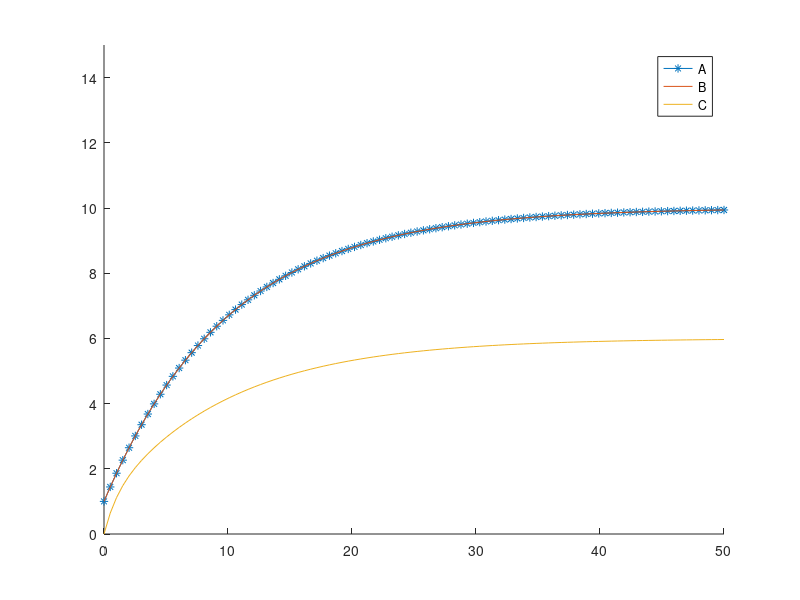

This figure's MATLAB source: (Note: this script raises an error after producing the figure.)
%% general exact soln
gen_exact_soln = @(x0,t,M,b)expm(t*M)*(x0+M\b) - M\b;
%% a bit testing
% a0, a1, b0, b1, b2, c0, c1, c2, c3
% these 2 parameter sets should be indistinguishable given solutions
params1 = [1, 0.1, ...
          1, 0.4, 0.5, ...
          1, 0.5, 0.0, 1];
params2 = [1, 0.1, ...
          1, 0.4, 0.5, ...
          1, 0.0, 0.5, 1];
params3 = [1, 0.1, ...
          1, 0.4, 0.5, ...
          1, 0.25, 0.25, 1];
% params1 = [ 1, 0.1, ...
%           0.1, 0.1, 0.11, ...
%             0, 0.5, 0.0, 1];
% params2 = [ 1, 0.1, ...
%           0.1, 0.1, 0.11, ...
%             0, 0.0, 0.5, 1];
% params3 = [ 1, 0.1, ...
%           0.1, 0.1, 0.11, ...
%             0, 0.25, 0.25, 1];
params=params3;
M = [-params(2), 0, 0;
     params(4), -params(5), 0;
     params(7), params(8), -params(9)];
b=[params(1);
   params(3);
   params(6)];
%x0=[1;0.0;0];
x0=[1;1;0];
T=50;
ode=@(t,x)M*x+b;

[t,X] = ode45(ode,[0,T],x0);

% figure;
% hold on;
% plot(t,X(:,1));
% plot(t,X(:,2));
% plot(t,X(:,3));
% ylim([0,15]);
% legend('A','B','C');

tt=linspace(0,T,100);
exact_solnf=@(t)gen_exact_soln(x0,t,M,b);
exact_soln=arrayfun(exact_solnf,tt,'UniformOutput',false);
exact_soln=cell2mat(exact_soln);
figure;
hold on;
plot(tt,exact_soln(1,:),'-*');
plot(tt,exact_soln(2,:));
plot(tt,exact_soln(3,:));
ylim([0,15]);
legend('A','B','C');
%% generate data
% params = [1.0, 0.10, ...
%           0.1, 0.20, 0.21, ...
%           0.0, 0.25, 0.25, 1.00];
params = [1.0, 0.10, ...
          1.0, 0.40, 0.50, ...
          0.0, 0.25, 0.25, 1.00];
M = [-params(2), 0, 0;
     params(4), -params(5), 0;
     params(7), params(8), -params(9)];
b=[params(1);
   params(3);
   params(6)];
param_names = {'a_0','a_1','b_0','b_1','b_2','c_0','c_1','c_2','c_3'};
x0=[3;3.0;0];
T=50;
nt=100;
tt=linspace(0,T,nt);
numeric_params=[T,nt];
% exact_solnf=@(t)gen_exact_soln(x0,t,M,b);
% exact_soln=arrayfun(exact_solnf,tt,'UniformOutput',false);
% exact_soln=cell2mat(exact_soln);
exact_soln=threethings_solnf(params,numeric_params,x0);
clean_data=exact_soln;

sigma=0.1;
noisy_data=clean_data+randn(size(clean_data))*sigma;

figure;
hold on;
plot(tt,noisy_data(1,:));
plot(tt,noisy_data(2,:));
plot(tt,noisy_data(3,:));
ylim([0,15]);
legend('A','B','C');

%% MLE

sq_err=@(x) sum((threethings_solnf(x,numeric_params,x0)-noisy_data).^2,'all');
initial=params;
options=optimoptions('fmincon','Algorithm','interior-point');
options.Display='iter';
options.Diagnostics='on';
options.MaxFunctionEvaluations=6000;
options.ScaleProblem=true;
problem.objective=sq_err;
problem.x0=initial;
problem.solver='fmincon';
problem.lb=zeros(size(params));
problem.ub=10*ones(size(params));
problem.options=options;
[mle,min_sq_err,~,~,~,~,~] = fmincon(problem);

disp(mle);
mle_soln=threethings_solnf(mle,numeric_params,x0);
figure;
hold on;
plot(tt,mle_soln(1,:));
plot(tt,mle_soln(2,:));
plot(tt,mle_soln(3,:));
ylim([0,15]);
legend('A','B','C');

%% MLE using the new general function

fixed=[1,1,1,1,1,0,0,0,0];
%lb_opt=zeros(size(params));
lb_opt=-10*ones(size(params));
ub_opt=10*ones(size(params));
opt.lb=lb_opt;
opt.ub=ub_opt;
opt.logging=true;
fixed_param_val=params;
[mle,mle_sigma,max_l]=optimize_likelihood_general(@threethings_sq_err,params,fixed,noisy_data,numeric_params,x0,opt);

optimal_param_vals=fixed_param_val';
optimal_param_vals(fixed==0)=mle;

disp(optimal_param_vals);
mle_soln=threethings_solnf(optimal_param_vals,numeric_params,x0);
figure;
hold on;
plot(tt,mle_soln(1,:));
plot(tt,mle_soln(2,:));
plot(tt,mle_soln(3,:));
ylim([0,15]);
legend('A','B','C');

%% profile likelihood for the c parameters

%fixed=[1,1,1,1,1,0,0,0,0];
num_free_params=sum(1-fixed);
true_params=params;
fixed_param_val= [1.00, 0.10, 0.10, 0.40, 0.50,  0.00,  0.25,  0.25, 1.00];
lb=              [0.00, 0.00, 0.10, 0.00, 0.00, -0.80, -1.50, -1.50, 0.50];
ub=              [2.00, 2.00, 2.00, 2.00, 2.00,  0.80,  1.50,  1.50, 1.50];
% diagonal params (2, 5, 9) must be nonzero
scaling = ones(size(fixed_param_val));
%opt.logging=false;
opt.scaling=scaling;
num_params=size(params,2);
starttime=string(datetime,'yyyyMMddHHmm');
figtitle=sprintf('threethings,%s,allow-neg,fix-others',starttime);

numpts=11;
param_vals=zeros(num_params,numpts);
max_ls=zeros(num_params,numpts);
minimizers=cell(num_params,numpts);
% add the global optimum to the list of param vals
param_vals=[param_vals,optimal_param_vals];

for param=[6,7,8,9] %[6,7,8,9]
    if fixed(param)
        continue;
    end
    param_vals(param,1:numpts)=linspace(lb(param),ub(param),numpts);
    param_vals(param,:)=sort(param_vals(param,:));
    [~,mle_idx]=min(abs(param_vals(param,:)-optimal_param_vals(param)));
    fixed_params=fixed;
    fixed_params(param)=1;
    initial=fixed_param_val;
    minimizers{param,mle_idx}=optimal_param_vals(fixed_params==0);
    max_ls(param,mle_idx)=max_l;
    for i=mle_idx+1:numpts+1
        fprintf('Optimizing for %s=%.3f\n',param_names{param},param_vals(param,i));
        initial(fixed_params==0)=minimizers{param,i-1};
        initial(param)=param_vals(param,i);
        [minimizer,~,max_ls(param,i)] = optimize_likelihood_general(@threethings_sq_err,initial,fixed_params,noisy_data,numeric_params,x0,opt);
        minimizers{param,i}=minimizer;
        %save([prefix,'_',figtitle,'.mat'],'-mat');
    end
    for i=mle_idx-1:-1:1
        fprintf('Optimizing for %s=%.3f\n',param_names{param},param_vals(param,i));
        initial(fixed_params==0)=minimizers{param,i+1};
        initial(param)=param_vals(param,i);
        [minimizer,~,max_ls(param,i)] = optimize_likelihood_general(@threethings_sq_err,initial,fixed_params,noisy_data,numeric_params,x0,opt);
        minimizers{param,i}=minimizer;
        %save([prefix,'_',figtitle,'.mat'],'-mat');
    end
end

%% plot profile likelihood
fig=figure('Position',[100 100 1400 400],'color','w');
sgtitle(figtitle);
free_param_count=0;
zs = cell(num_params,1);
conf_interval=nan(num_params,1);
for param=[6,7,8,9] %1:num_params
    if fixed(param)
        continue;
    end
    free_param_count = free_param_count+1;
    subplot(1,4,free_param_count);
    hold on;
    xx=param_vals(param,:);
    yy=max_ls(param,:)-max(max_ls(param,:));
    plot(xx,yy);
    plot([min(param_vals(param,:)),max(param_vals(param,:))],[-1.92,-1.92]);
    plot([true_params(param),true_params(param)],[-10,10],'--r'); % true max
    plot([optimal_param_vals(param),optimal_param_vals(param)],[-10,10],'--g'); % MLE
    xlabel(param_names{param});
    ylabel('log(L)');
    axis('square');
    xlim([min(param_vals(param,:)),max(param_vals(param,:))]);
    ylim([-2.5,0]);
    hold off;
    
    zs{param}=interp_zero(xx,yy+1.92);
    if size(zs{param},2) == 2
        conf_interval(param)=zs{param}(2)-zs{param}(1);
        fprintf('95%% Confidence interval for param %s is: (intercept at -1.92)\n',param_names{param});
        fprintf('width=%.4f: [%.4f,%.4f]\n',conf_interval(param),zs{param}(1),zs{param}(2));
    elseif size(zs{param},2) == 1 && strcmp(param_names{param},'n')
        conf_interval(param)=zs{param}(1);
        fprintf('95%% Confidence interval for param %s is: (intercept at -1.92)\n',param_names{param});
        fprintf('width=%.4f: [0,%.4f]\n',conf_interval(param),zs{param}(1));
    elseif size(zs{param},2) == 1 && strcmp(param_names{param},'gamma')
        conf_interval(param)=Inf;
        fprintf('95%% Confidence interval for param %s is: (intercept at -1.92)\n',param_names{param});
        fprintf('width=Inf: [%.4f,Inf]\n',zs{param}(1));
    else
        fprintf('Do not have 2 intercepts for param %s, they are:\n',param_names{param});
        disp(zs{param});
    end
end

%%
save(['simulations/',figtitle,'.mat'],'-mat');
saveas(fig,['simulations/',figtitle,'.png']);